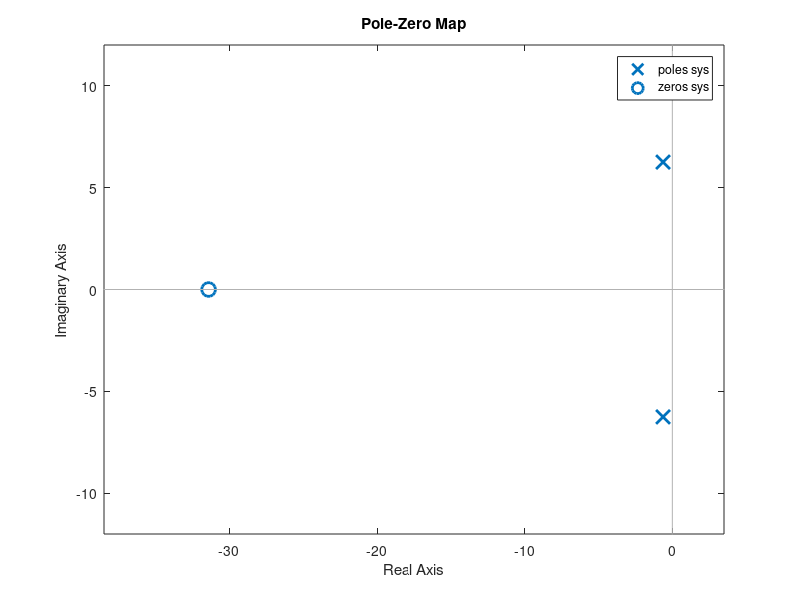
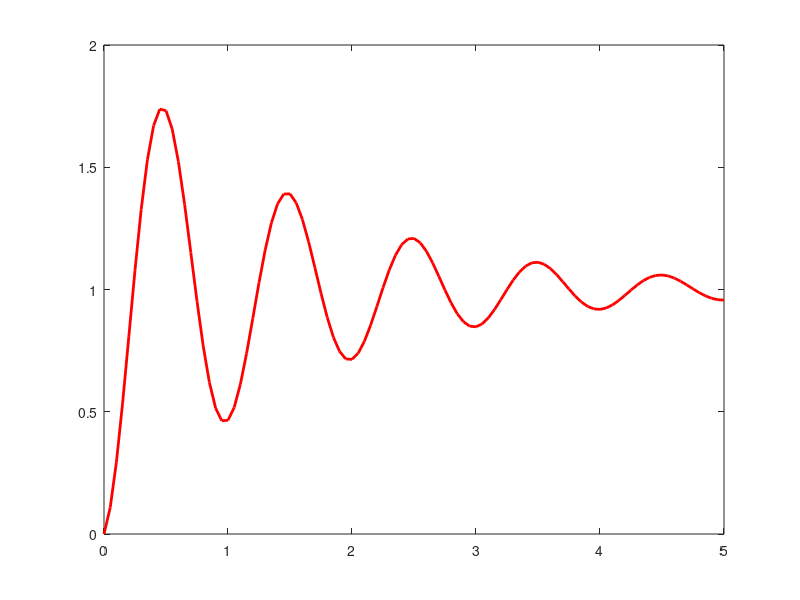

Source code (MATLAB) for these figures, in order: (Note: this script raises an error after producing the figures.)
clc
clear

% Plot poles and zeros for a mass-spring-damper system with a seismic input

% The transfer function for the system is:
% X(s)/F(s) = (2*zeta*w_n*s + w_n^2)/(s^2 + 2*zeta*w_n*s + w_n^2)

% Define the system parameters that will be used for evaluation
m = 1; % mass (kg)
zeta = 0.1; % damping ratio
w_n = 2*pi; % natural frequency (rad/sec)

% Define the numerator and denominator of the transfer function
num = [2*zeta*w_n w_n^2];
den = [1 2*zeta*w_n w_n^2];

% Now define the transfer function by passing `num` and `den` to the tf()
% function
sys = tf(num,den);

% The poles and zeros for this can be plotted using the pzmap() function
figure(1)
pzmap(sys)
grid off

% Now let's plot the time response to a step input (or step response)

time = 0:0.05:5; % time samples (initial_time:time_spacing:final_time

[xout, t] = step(sys,time);

figure(2)
plot(t,xout,'red','LineWidth',2)
ax=gca;
ax.FontSize=16;
grid on
box off
title('Step Response')
xlabel('Time (s)','FontSize',22)
ylabel('Position (m)','FontSize',22)